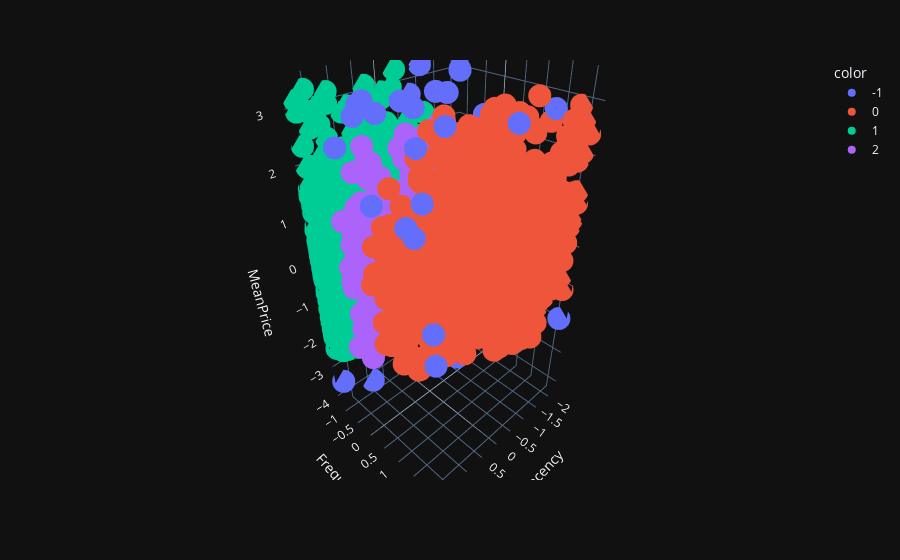

Here is the notebook cell this chart was saved with:
### Code cell
px.scatter_3d(df_scaled,x ='Recency', y = 'Frequency' ,z = 'MeanPrice', color=dbscan_labels.astype(str), template='plotly_dark')

### Figure 1 — Plotly figure (JSON) as saved in the notebook; plotly's stock layout.template omitted (floating-point values rounded to 4 significant figures; data arrays with more than 128 entries replaced by an {"elided": "..."} marker saying what was removed)
{"data": [{"hovertemplate": "color=-1<br>Recency=%{x}<br>Frequency=%{y}<br>MeanPrice=%{z}<extra></extra>", "legendgroup": "-1", "marker": {"color": "#636efa", "symbol": "circle"}, "mode": "markers", "name": "-1", "scene": "scene", "showlegend": true, "type": "scatter3d", "x": [1.767, -0.2022, 1.46, 1.048, 1.727, 1.75, 0.008223, -0.7912, -0.2396, -1.679, 1.742, 1.17, 1.416, -2.136, 0.8865, 1.334, 0.5276, -1.858, 1.132, 0.7864, 1.224, 0.5107, 0.3335, 0.916, -1.858, -1.544, -1.544, -1.126, -0.7184, -1.435, -1.013, -1.013, -2.136, -1.679, -1.858, -2.136, -2.136], "y": [2.097, 1.98, 1.363, 1.363, -0.1604, 0.7095, 0.3716, -0.1604, 0.7095, 1.643, -1.145, 1.255, 1.12, 2.097, -0.1604, -0.1604, 1.12, -0.1604, -0.1604, 0.7095, -0.1604, 0.3716, -0.1604, -1.145, -0.1604, 1.363, 0.3716, -0.1604, -1.145, -0.1604, -1.145, -1.145, 0.3716, -1.145, -1.145, -1.145, -1.145], "z": [0.09164, 3.047, 1.46, -1.685, 2.599, 1.894, 3.24, 2.953, -2.806, 2.865, -3.526, 1.917, 1.523, -1.935, 2.953, 3.011, 2.964, 2.11, 3.213, 2.567, 3.177, 3.083, 3.037, -4.124, 2.302, -2.756, -2.469, 3.287, 2.737, -2.826, 3.31, 3.239, -2.781, -2.391, 1.443, 3.129, 0.4358]}, {"hovertemplate": "color=0<br>Recency=%{x}<br>Frequency=%{y}<br>MeanPrice=%{z}<extra></extra>", "legendgroup": "0", "marker": {"color": "#EF553B", "symbol": "circle"}, "mode": "markers", "name": "0", "scene": "scene", "showlegend": true, "type": "scatter3d", "x": {"elided": "1858 float values"}, "y": {"elided": "1858 float values"}, "z": {"elided": "1858 float values"}}, {"hovertemplate": "color=1<br>Recency=%{x}<br>Frequency=%{y}<br>MeanPrice=%{z}<extra></extra>", "legendgroup": "1", "marker": {"color": "#00cc96", "symbol": "circle"}, "mode": "markers", "name": "1", "scene": "scene", "showlegend": true, "type": "scatter3d", "x": {"elided": "1465 float values"}, "y": {"elided": "1465 float values"}, "z": {"elided": "1465 float values"}}, {"hovertemplate": "color=2<br>Recency=%{x}<br>Frequency=%{y}<br>MeanPrice=%{z}<extra></extra>", "legendgroup": "2", "marker": {"color": "#ab63fa", "symbol": "circle"}, "mode": "markers", "name": "2", "scene": "scene", "showlegend": true, "type": "scatter3d", "x": {"elided": "809 float values"}, "y": {"elided": "809 float values"}, "z": {"elided": "809 float values"}}], "layout": {"legend": {"title": {"text": "color"}, "tracegroupgap": 0}, "margin": {"t": 60}, "scene": {"domain": {"x": [0, 1], "y": [0, 1]}, "xaxis": {"title": {"text": "Recency"}}, "yaxis": {"title": {"text": "Frequency"}}, "zaxis": {"title": {"text": "MeanPrice"}}}}}
